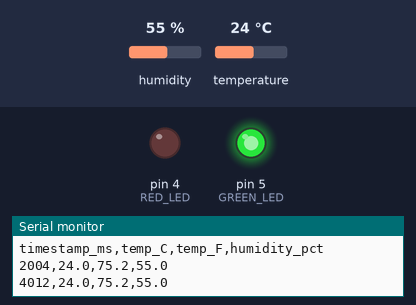
The sketch below on a simulated Arduino Uno, built with avr-gcc and run on an emulated ATmega328P. Parts: output pins drawn as LEDs (lit = HIGH), the last lines printed to the serial monitor. Inputs (shaded band) come from the test bench; at power-on: humidity 55 %, temperature 24 °C.

Above: at 4.8 s.
4.9 s: humidity set to 79 %
7.9 s: humidity set to 82 %
At 8.9 s:
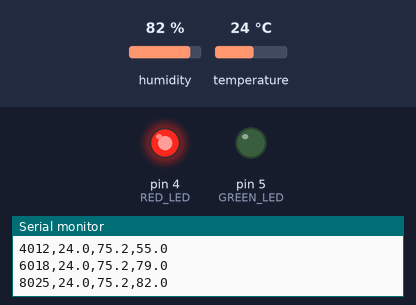
10.9 s: humidity set to 22 %
At 12.4 s:
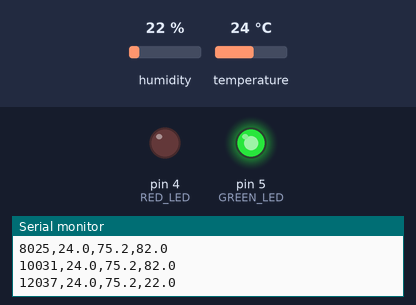
13.9 s: humidity set to 88 %
At 15.3 s:
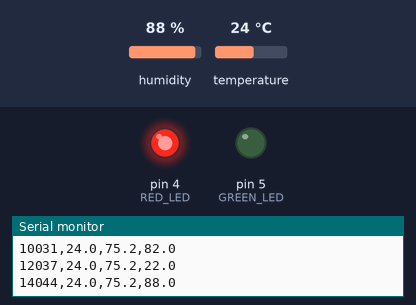
Timing chart, 0 to 16.9 s (numbered marks = the images above; inputs shaded):
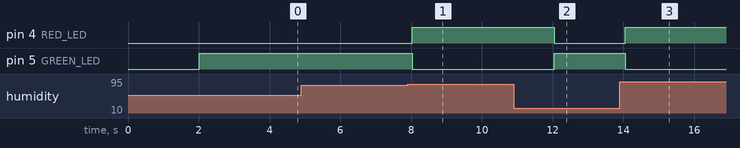

Measured:
- the behaviour switches between 80 and 81 % on humidity (found by bisection; images 0 and 1)
- after the input at 7.9 s, pin 4 (RED_LED): LOW → HIGH after 0.13 s; pin 5 (GREEN_LED): HIGH → LOW after 0.13 s
- after the input at 10.9 s, pin 4 (RED_LED): HIGH → LOW after 1.1 s; pin 5 (GREEN_LED): LOW → HIGH after 1.1 s
- after the input at 13.9 s, pin 4 (RED_LED): LOW → HIGH after 0.15 s; pin 5 (GREEN_LED): HIGH → LOW after 0.15 s

The sketch:

weather_station.ino
```cpp
#include "DHT.h"

#define DHTPIN 2     // Pin connected to DHT22
#define DHTTYPE DHT22 // Changed to DHT22

const int RED_LED = 4;
const int GREEN_LED = 5;

DHT dht(DHTPIN, DHTTYPE);

void setup() {
  Serial.begin(9600);
  dht.begin();
  pinMode(RED_LED, OUTPUT);
  pinMode(GREEN_LED, OUTPUT);

  // CSV Header
  Serial.println("timestamp_ms,temp_C,temp_F,humidity_pct");
}

void loop() {
  delay(2000); // Read every 2 seconds

  float h = dht.readHumidity();
  float t = dht.readTemperature();
  float f = dht.readTemperature(true); // Fahrenheit

  if (isnan(h) || isnan(t) || isnan(f)) {
    return;
  }

  // Print in CSV format
  Serial.print(millis()); Serial.print(",");
  Serial.print(t, 1); Serial.print(",");
  Serial.print(f, 1); Serial.print(",");
  Serial.println(h, 1);

  // Trigger conditions (> 35°C or > 80% humidity)
  if (t > 35.0 || h > 80.0) {
    digitalWrite(RED_LED, HIGH);
    digitalWrite(GREEN_LED, LOW);
  } else {
    digitalWrite(RED_LED, LOW);
    digitalWrite(GREEN_LED, HIGH);
  }
}
```
